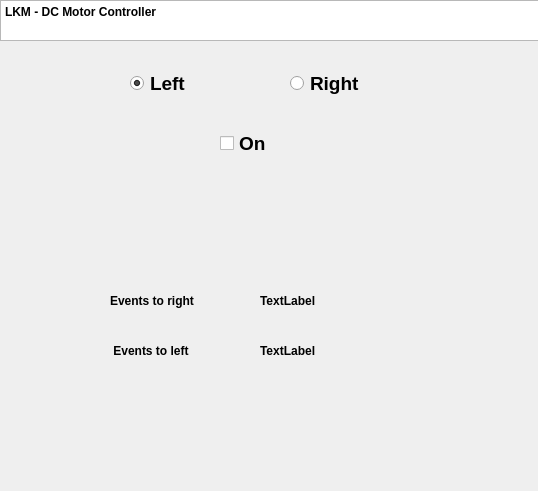
<?xml version="1.0" encoding="UTF-8"?>
<ui version="4.0">
 <class>FinalProject</class>
 <widget class="QMainWindow" name="FinalProject">
  <property name="windowModality">
   <enum>Qt::ApplicationModal</enum>
  </property>
  <property name="geometry">
   <rect>
    <x>0</x>
    <y>0</y>
    <width>538</width>
    <height>491</height>
   </rect>
  </property>
  <property name="font">
   <font>
    <weight>75</weight>
    <bold>true</bold>
   </font>
  </property>
  <property name="windowTitle">
   <string>Motor Controller</string>
  </property>
  <property name="documentMode">
   <bool>true</bool>
  </property>
  <widget class="QWidget" name="centralWidget">
   <widget class="QRadioButton" name="leftButton">
    <property name="geometry">
     <rect>
      <x>130</x>
      <y>70</y>
      <width>118</width>
      <height>26</height>
     </rect>
    </property>
    <property name="font">
     <font>
      <pointsize>14</pointsize>
      <weight>75</weight>
      <bold>true</bold>
     </font>
    </property>
    <property name="text">
     <string>Left</string>
    </property>
    <property name="checked">
     <bool>true</bool>
    </property>
   </widget>
   <widget class="QRadioButton" name="rightButton">
    <property name="geometry">
     <rect>
      <x>290</x>
      <y>70</y>
      <width>118</width>
      <height>26</height>
     </rect>
    </property>
    <property name="font">
     <font>
      <pointsize>14</pointsize>
      <weight>75</weight>
      <bold>true</bold>
     </font>
    </property>
    <property name="text">
     <string>Right</string>
    </property>
   </widget>
   <widget class="QCheckBox" name="checkBox">
    <property name="geometry">
     <rect>
      <x>220</x>
      <y>130</y>
      <width>99</width>
      <height>26</height>
     </rect>
    </property>
    <property name="font">
     <font>
      <pointsize>14</pointsize>
      <italic>false</italic>
      <underline>false</underline>
     </font>
    </property>
    <property name="text">
     <string>On</string>
    </property>
   </widget>
   <widget class="QLabel" name="label">
    <property name="geometry">
     <rect>
      <x>110</x>
      <y>290</y>
      <width>111</width>
      <height>21</height>
     </rect>
    </property>
    <property name="text">
     <string>Events to right</string>
    </property>
   </widget>
   <widget class="QLabel" name="label_2">
    <property name="geometry">
     <rect>
      <x>110</x>
      <y>340</y>
      <width>111</width>
      <height>21</height>
     </rect>
    </property>
    <property name="text">
     <string> Events to left</string>
    </property>
   </widget>
   <widget class="QPlainTextEdit" name="plainTextEdit">
    <property name="geometry">
     <rect>
      <x>0</x>
      <y>0</y>
      <width>541</width>
      <height>41</height>
     </rect>
    </property>
    <property name="plainText">
     <string>LKM - DC Motor Controller</string>
    </property>
    <property name="backgroundVisible">
     <bool>false</bool>
    </property>
    <property name="centerOnScroll">
     <bool>false</bool>
    </property>
   </widget>
   <widget class="QLabel" name="right_label">
    <property name="geometry">
     <rect>
      <x>260</x>
      <y>290</y>
      <width>67</width>
      <height>21</height>
     </rect>
    </property>
    <property name="text">
     <string>TextLabel</string>
    </property>
   </widget>
   <widget class="QLabel" name="left_label">
    <property name="geometry">
     <rect>
      <x>260</x>
      <y>340</y>
      <width>67</width>
      <height>21</height>
     </rect>
    </property>
    <property name="text">
     <string>TextLabel</string>
    </property>
   </widget>
  </widget>
 </widget>
 <layoutdefault spacing="6" margin="11"/>
 <resources/>
 <connections/>
</ui>
